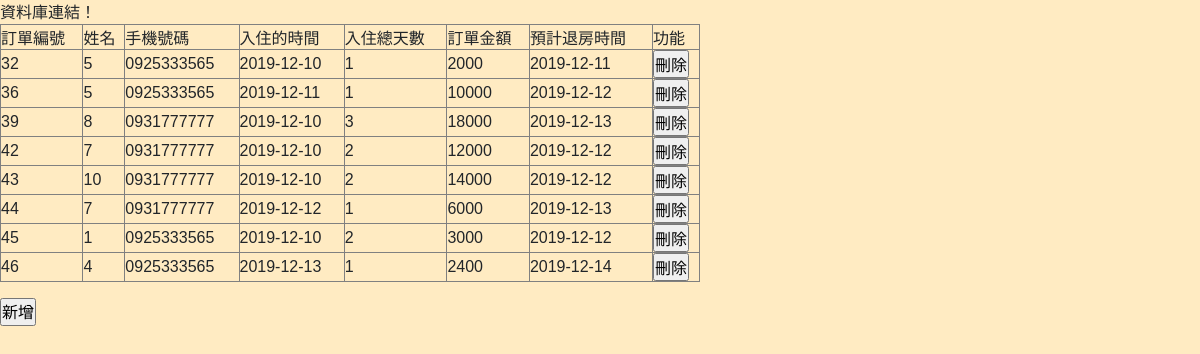
Before: /layouts/order/selet.php with the older database file.
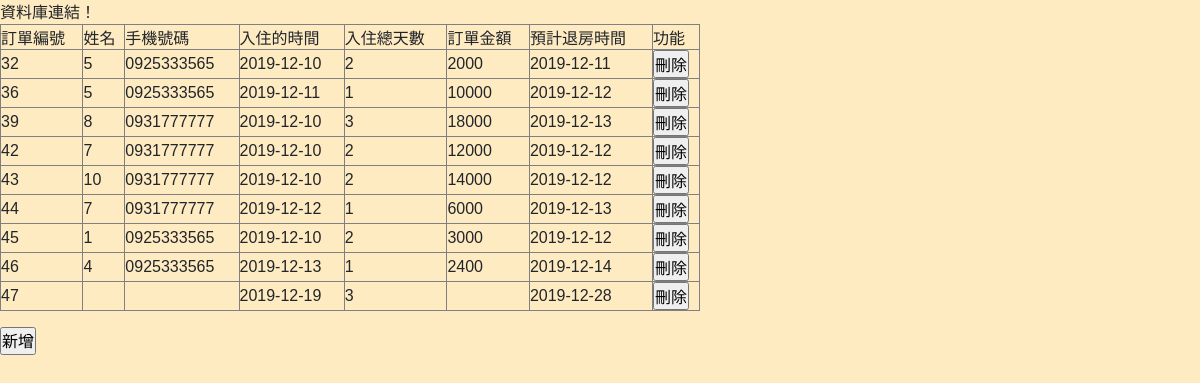
After: the same page with the newer database file.
### tables this page shows
CREATE TABLE `orderdata` (
  `o_num` int(10) NOT NULL,
  `o_time` date NOT NULL,
  `o_name` varchar(20) NOT NULL,
  `o_phone` varchar(12) NOT NULL,
  `o_citime` date NOT NULL,
  `o_day` int(10) NOT NULL,
  `o_total` varchar(10) NOT NULL,
  `o_cotime` date NOT NULL,
  `o_ferry` enum('公營','民營') NOT NULL,
  `r_id` int(10) DEFAULT NULL,
  `t_id` int(10) NOT NULL
);

### layouts/order/selet.php (the view, shortened to what this page needs)
<?php
$link=mysqli_connect("localhost","root","") or die ("無法開啟Mysql資料庫連結");
mysqli_select_db($link, "ican");
$sql = "SELECT * FROM orderdata";
mysqli_query($link, "SET CHARACTER SET utf8");
?>
<!DOCTYPE html PUBLIC "-//W3C//DTD XHTML 1.0 Transitional//EN" "http://www.w3.org/TR/xhtml1/DTD/xhtml1-transitional.dtd">
<html xmlns="http://www.w3.org/1999/xhtml">
<head>
    <link href="\font-awesome-4.7.0/css/font-awesome.min.css" rel="stylesheet" />
    <link href="\css/bootstrap.min.css" rel="stylesheet" />
    <link href="\css/ican.css" rel="stylesheet" />
</head>
<body>
<?php
echo '<table width="700" border="1">
<tr>
<td>訂單編號</td>
<td>姓名</td>
<td>手機號碼</td>
<td>入住的時間</td>
<td>入住總天數</td>
<td>訂單金額</td>
<td>預計退房時間</td>
<td>功能</td>
</tr>';
if ($stmt = $link->query($sql))
{
  while ($result = mysqli_fetch_object($stmt)) {
     echo
     '<td>'.$result->o_num.'</td>
      <td>'.$result->r_id.'</td>
      <td>'.$result->o_phone.'</td>
      <td>'.$result->o_citime.'</td>
      <td>'.$result->o_day.'</td>
      <td>'.$result->o_total.'</td>
      <td>'.$result->o_cotime.'</td>
      <td><input type="submit" value="刪除" onclick=""/></td>
      </tr>';
  }
}
?>
</table>
<input type="submit" value="新增" onclick="javascript:location.href='tesin.php'"/>
</body>
</html>

### css/ican.css (style rules this page uses)
* { padding: 0; font-family: 'Noto Sans TC', sans-serif; list-style: none; }
body { background-color: #FFEBC2; transition: transform .5 ease; }
@media screen and (max-width: 1200px) { body { overflow-x: hidden; } }

Changed rows visible on the page:
changed orderdata id 32: o_day "1" → "2"
added orderdata: o_num "47", o_citime "2019-12-19", o_day "3", o_cotime "2019-12-28"
